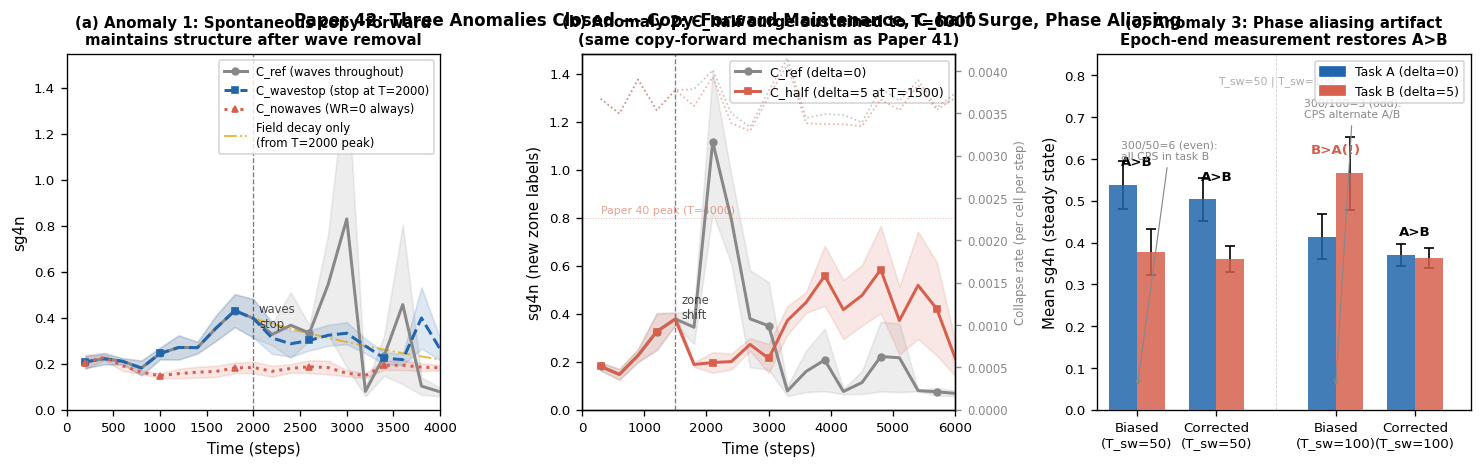

Write Python code to recreate this figure.
"""paper42_figure1.py -- 3-panel figure for Paper 42"""
import json, math, numpy as np, matplotlib
matplotlib.use('Agg')
import matplotlib.pyplot as plt

DATA    = 'results/paper42_results.json'
OUT_PDF = 'paper42_figure1.pdf'
OUT_PNG = 'paper42_figure1.png'

FIELD_DECAY = 0.9997
T_COMMIT    = 2000    # wave stop time for C_wavestop
T_SHIFT_B   = 1500   # zone shift for C_half

BLUE   = '#2166ac'
RED    = '#d6604d'
GREEN  = '#4dac26'
GRAY   = '#888888'
ORANGE = '#e6a817'
PURPLE = '#762a83'

def mn(lst):
    v = [x for x in lst if x is not None and not math.isnan(x)]
    return (float(np.mean(v)), float(np.std(v)/np.sqrt(len(v)))) if v else (float('nan'), float('nan'))

with open(DATA) as f: data = json.load(f)

fig, axes = plt.subplots(1, 3, figsize=(13, 4))
fig.subplots_adjust(left=0.07, right=0.97, bottom=0.14, top=0.88, wspace=0.38)

# ── Panel (a): Exp A -- Wave ablation ─────────────────────────────────────────
ax = axes[0]

cond_styles = {
    'ref':      (GRAY,  '-',  'o', 'C_ref (waves throughout)'),
    'wavestop': (BLUE,  '--', 's', 'C_wavestop (stop at T=2000)'),
    'nowaves':  (RED,   ':',  '^', 'C_nowaves (WR=0 always)'),
}

for cond, (col, ls, mk, lbl) in cond_styles.items():
    runs = [r for r in data if r['exp']=='A' and r['cond']==cond]
    if not runs: continue
    ts   = np.array(runs[0]['ts']); n = len(ts)
    vals = [mn([r['sg4ns'][i] for r in runs]) for i in range(n)]
    means = [v[0] for v in vals]; sems = [v[1] for v in vals]
    ax.plot(ts, means, color=col, ls=ls, lw=1.8, marker=mk, ms=4, markevery=4,
            label=lbl, zorder=3)
    ax.fill_between(ts, np.array(means)-np.array(sems),
                    np.array(means)+np.array(sems), color=col, alpha=0.15)

# Field-decay reference line from T=2000
runs_ref_a = [r for r in data if r['exp']=='A' and r['cond']=='ref']
ts_a = np.array(runs_ref_a[0]['ts'])
idx2000 = list(ts_a).index(2000) if 2000 in ts_a else 9  # 10th checkpoint = T=2000
v2000 = mn([r['sg4ns'][idx2000] for r in runs_ref_a])[0]
t_ref = ts_a[ts_a >= 2000]
fd_line = v2000 * FIELD_DECAY**(t_ref - 2000)
ax.plot(t_ref, fd_line, color=ORANGE, ls='-.', lw=1.2, alpha=0.8,
        label='Field decay only\n(from T=2000 peak)')

ax.axvline(T_COMMIT, color='k', lw=0.8, ls='--', alpha=0.5)
ax.text(T_COMMIT+60, 0.36, 'waves\nstop', fontsize=7, color='k', alpha=0.7)
ax.set_xlabel('Time (steps)', fontsize=9)
ax.set_ylabel('sg4n', fontsize=9)
ax.set_title('(a) Anomaly 1: Spontaneous copy-forward\nmaintains structure after wave removal',
             fontsize=9, fontweight='bold')
ax.legend(fontsize=7, loc='upper right')
ax.set_xlim(0, 4000); ax.set_ylim(bottom=0)
ax.tick_params(labelsize=8)

# ── Panel (b): Exp B -- C_half surge anatomy ──────────────────────────────────
ax = axes[1]

b_styles = {
    'ref':        (GRAY, '-',  'o', 'C_ref (delta=0)'),
    'half_shift': (RED,  '-',  's', 'C_half (delta=5 at T=1500)'),
}

for cond, (col, ls, mk, lbl) in b_styles.items():
    runs = [r for r in data if r['exp']=='B' and r['cond']==cond]
    if not runs: continue
    ts   = np.array(runs[0]['ts']); n = len(ts)
    vals = [mn([r['sg4ns_new'][i] for r in runs]) for i in range(n)]
    means = [v[0] for v in vals]; sems = [v[1] for v in vals]
    ax.plot(ts, means, color=col, ls=ls, lw=1.8, marker=mk, ms=4, markevery=3,
            label=lbl, zorder=3)
    ax.fill_between(ts, np.array(means)-np.array(sems),
                    np.array(means)+np.array(sems), color=col, alpha=0.15)

# Add collapse rate on right y-axis
ax2b = ax.twinx()
for cond, (col, ls, mk, lbl) in b_styles.items():
    runs = [r for r in data if r['exp']=='B' and r['cond']==cond]
    if not runs: continue
    ts = np.array(runs[0]['ts']); n = len(ts)
    # Collapse rate per step (incremental cc over each 300-step window)
    N_CELLS = 40 * 40  # HALF * H
    cc_rates = []
    for i in range(n):
        if i == 0:
            rate = mn([r['cc_totals'][0] / ts[0] / N_CELLS for r in runs])
        else:
            dt = ts[i] - ts[i-1]
            rate = mn([(r['cc_totals'][i]-r['cc_totals'][i-1]) / dt / N_CELLS
                       for r in runs])
        cc_rates.append(rate[0])
    ax2b.plot(ts, cc_rates, color=col, ls=':', lw=1.0, alpha=0.5, zorder=1)

ax2b.set_ylabel('Collapse rate (per cell per step)', fontsize=7, color=GRAY)
ax2b.tick_params(labelsize=7, colors=GRAY)
ax2b.set_ylim(bottom=0)

ax.axvline(T_SHIFT_B, color='k', lw=0.8, ls='--', alpha=0.5)
ax.text(T_SHIFT_B+100, 0.38, 'zone\nshift', fontsize=7, color='k', alpha=0.7)

# Mark Paper 40's T=4000 result for reference
ax.axhline(0.798, color=RED, lw=0.6, ls=':', alpha=0.4)
ax.text(300, 0.82, 'Paper 40 peak (T=4000)', fontsize=6.5, color=RED, alpha=0.6)

ax.set_xlabel('Time (steps)', fontsize=9)
ax.set_ylabel('sg4n (new zone labels)', fontsize=9)
ax.set_title('(b) Anomaly 2: C_half surge sustained to T=6000\n(same copy-forward mechanism as Paper 41)',
             fontsize=9, fontweight='bold')
ax.legend(fontsize=7.5, loc='upper right')
ax.set_xlim(0, 6000); ax.set_ylim(bottom=0)
ax.tick_params(labelsize=8)

# ── Panel (c): Exp C -- Phase aliasing ────────────────────────────────────────
ax = axes[2]

TSW_C = [50, 100]
x_positions = np.array([0.5, 1.5, 3.0, 4.0])
bar_w = 0.35

# Compute biased CPS measurements (last 3 checkpoints)
biased_A = {}; biased_B = {}
epoch_A  = {}; epoch_B  = {}

for tsw in TSW_C:
    runs = [r for r in data if r['exp']=='C' and r['t_switch']==tsw]
    if not runs: continue
    biased_A[tsw] = mn([np.mean(r['sg4ns_A_cp'][-3:]) for r in runs])
    biased_B[tsw] = mn([np.mean(r['sg4ns_B_cp'][-3:]) for r in runs])
    def tail20(lst, k=20):
        tail = lst[-k:] if len(lst) >= k else lst
        return [float(x) for x in tail if not math.isnan(x)]
    epoch_A[tsw] = mn([np.mean(tail20(r['epoch_end_A'])) for r in runs if r['epoch_end_A']])
    epoch_B[tsw] = mn([np.mean(tail20(r['epoch_end_B'])) for r in runs if r['epoch_end_B']])

# x layout: [biased_50, epoch_50] gap [biased_100, epoch_100]
x = np.array([0.0, 1.0, 2.5, 3.5])
labels = ['Biased\n(T_sw=50)', 'Corrected\n(T_sw=50)', 'Biased\n(T_sw=100)', 'Corrected\n(T_sw=100)']

for i, (tsw, kind) in enumerate([(50,'biased'), (50,'epoch'), (100,'biased'), (100,'epoch')]):
    if kind == 'biased':
        vA = biased_A[tsw]; vB = biased_B[tsw]
    else:
        vA = epoch_A[tsw];  vB = epoch_B[tsw]
    ax.bar(x[i]-bar_w/2, vA[0], bar_w, color=BLUE, alpha=0.85, zorder=3)
    ax.bar(x[i]+bar_w/2, vB[0], bar_w, color=RED,  alpha=0.85, zorder=3)
    ax.errorbar(x[i]-bar_w/2, vA[0], yerr=vA[1], fmt='none', color='k', capsize=3, lw=1.0)
    ax.errorbar(x[i]+bar_w/2, vB[0], yerr=vB[1], fmt='none', color='k', capsize=3, lw=1.0)
    # Annotate which task wins
    winner_str = 'A>B' if vA[0] >= vB[0] else 'B>A(!)'
    color_ann  = 'k' if vA[0] >= vB[0] else RED
    ax.text(x[i], max(vA[0], vB[0]) + 0.04, winner_str,
            ha='center', va='bottom', fontsize=8, color=color_ann, fontweight='bold')

ax.set_xticks(x)
ax.set_xticklabels(labels, fontsize=8)
ax.set_ylabel('Mean sg4n (steady state)', fontsize=9)
ax.set_title('(c) Anomaly 3: Phase aliasing artifact\nEpoch-end measurement restores A>B',
             fontsize=9, fontweight='bold')

from matplotlib.patches import Patch
ax.legend(handles=[Patch(color=BLUE, label='Task A (delta=0)'),
                   Patch(color=RED,  label='Task B (delta=5)')],
          fontsize=7.5, loc='upper right')
ax.set_xlim(-0.5, 4.2); ax.set_ylim(bottom=0, top=0.85)
ax.tick_params(labelsize=8)

# Add phase aliasing annotation
ax.annotate('300/50=6 (even):\nall CPS in task B',
            xy=(x[0], 0.05), xytext=(x[0]-0.2, 0.60),
            fontsize=6.5, color=GRAY,
            arrowprops=dict(arrowstyle='->', color=GRAY, lw=0.7))
ax.annotate('300/100=3 (odd):\nCPS alternate A/B',
            xy=(x[2], 0.05), xytext=(x[2]-0.4, 0.70),
            fontsize=6.5, color=GRAY,
            arrowprops=dict(arrowstyle='->', color=GRAY, lw=0.7))

# Vertical separator between T_sw=50 and T_sw=100 groups
ax.axvline(1.75, color=GRAY, lw=0.5, ls='--', alpha=0.4)
ax.text(1.75, 0.78, 'T_sw=50 | T_sw=100', ha='center', fontsize=6.5, color=GRAY, alpha=0.7)

plt.suptitle('Paper 42: Three Anomalies Closed --- '
             'Copy-Forward Maintenance, C_half Surge, Phase Aliasing',
             fontsize=10, fontweight='bold', y=0.97)

plt.savefig(OUT_PDF, dpi=150, bbox_inches='tight')
plt.savefig(OUT_PNG, dpi=120, bbox_inches='tight')
print(f"Saved {OUT_PDF} / {OUT_PNG}")

# Key numbers
print("\n--- Key results ---")
runs_ws = [r for r in data if r['exp']=='A' and r['cond']=='wavestop']
runs_rf = [r for r in data if r['exp']=='A' and r['cond']=='ref']
ts_a = list(runs_ws[0]['ts'])
if 2000 in ts_a:
    i2 = ts_a.index(2000); i4 = ts_a.index(4000)
    v2_ws = mn([r['sg4ns'][i2] for r in runs_ws]); v4_ws = mn([r['sg4ns'][i4] for r in runs_ws])
    v2_rf = mn([r['sg4ns'][i2] for r in runs_rf]); v4_rf = mn([r['sg4ns'][i4] for r in runs_rf])
    fd_pred = FIELD_DECAY**2000
    print(f"Exp A: C_ref ratio T4/T2 = {v4_rf[0]/v2_rf[0]:.3f} "
          f"| C_wavestop ratio = {v4_ws[0]/v2_ws[0]:.3f} "
          f"| Field-decay only = {fd_pred:.3f}")

runs_bh = [r for r in data if r['exp']=='B' and r['cond']=='half_shift']
runs_br = [r for r in data if r['exp']=='B' and r['cond']=='ref']
if runs_bh and runs_br:
    sg6_h = mn([r['sg4ns_new'][-1] for r in runs_bh])
    sg6_r = mn([r['sg4ns_new'][-1] for r in runs_br])
    print(f"Exp B: C_ref sg4n@T=6000 = {sg6_r[0]:.4f} "
          f"| C_half sg4n@T=6000 = {sg6_h[0]:.4f} "
          f"| ratio = {sg6_h[0]/sg6_r[0]:.2f}x")

for tsw in [50, 100]:
    print(f"Exp C T_sw={tsw}: "
          f"Biased A={biased_A.get(tsw,[(0,0)])[0]:.3f} B={biased_B.get(tsw,[(0,0)])[0]:.3f} "
          f"| Epoch-end A={epoch_A.get(tsw,[(0,0)])[0]:.3f} B={epoch_B.get(tsw,[(0,0)])[0]:.3f}")
